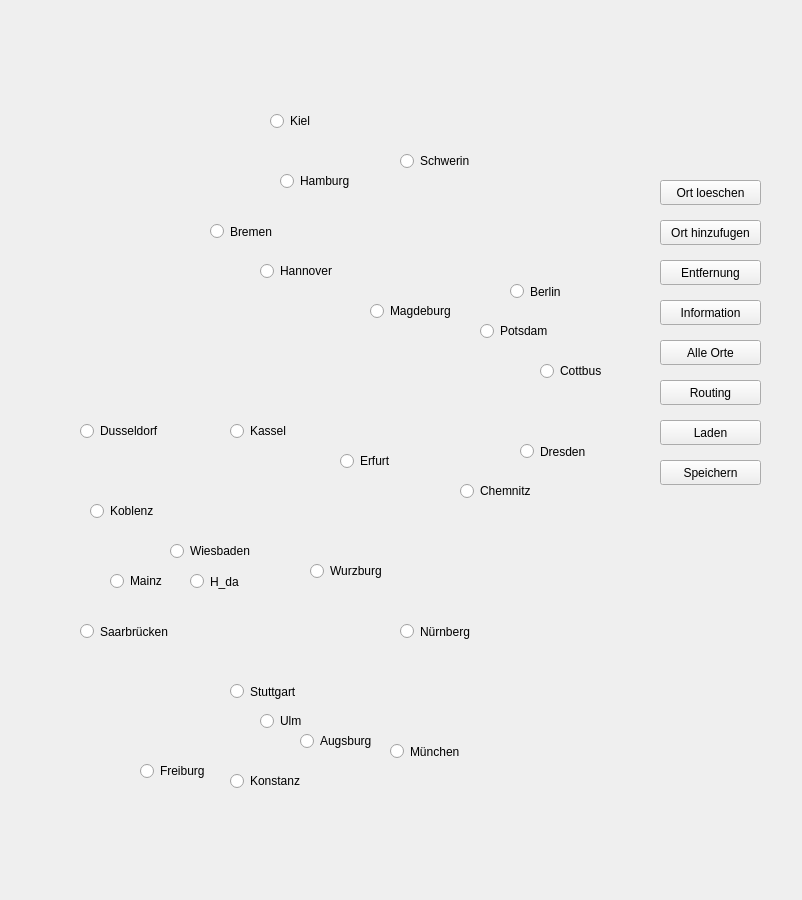
<?xml version="1.0" encoding="UTF-8"?>
<ui version="4.0">
 <class>Navigation</class>
 <widget class="QMainWindow" name="Navigation">
  <property name="geometry">
   <rect>
    <x>0</x>
    <y>0</y>
    <width>802</width>
    <height>900</height>
   </rect>
  </property>
  <property name="windowTitle">
   <string>Navigation</string>
  </property>
  <property name="autoFillBackground">
   <bool>true</bool>
  </property>
  <widget class="QWidget" name="centralwidget">
   <widget class="QLabel" name="label">
    <property name="geometry">
     <rect>
      <x>10</x>
      <y>10</y>
      <width>615</width>
      <height>830</height>
     </rect>
    </property>
    <property name="frameShape">
     <enum>QFrame::NoFrame</enum>
    </property>
    <property name="frameShadow">
     <enum>QFrame::Sunken</enum>
    </property>
    <property name="text">
     <string/>
    </property>
    <property name="pixmap">
     <pixmap resource="maps.qrc">:/background/866-8664209_leer-deutschland-karte.png</pixmap>
    </property>
    <property name="scaledContents">
     <bool>true</bool>
    </property>
   </widget>
   <widget class="QRadioButton" name="Bremen">
    <property name="geometry">
     <rect>
      <x>210</x>
      <y>220</y>
      <width>71</width>
      <height>23</height>
     </rect>
    </property>
    <property name="text">
     <string>Bremen</string>
    </property>
    <property name="autoExclusive">
     <bool>false</bool>
    </property>
   </widget>
   <widget class="QRadioButton" name="h_da">
    <property name="geometry">
     <rect>
      <x>190</x>
      <y>570</y>
      <width>91</width>
      <height>23</height>
     </rect>
    </property>
    <property name="text">
     <string>H_da</string>
    </property>
    <property name="autoExclusive">
     <bool>false</bool>
    </property>
   </widget>
   <widget class="QRadioButton" name="Berlin">
    <property name="geometry">
     <rect>
      <x>510</x>
      <y>280</y>
      <width>61</width>
      <height>23</height>
     </rect>
    </property>
    <property name="text">
     <string>Berlin</string>
    </property>
    <property name="autoExclusive">
     <bool>false</bool>
    </property>
   </widget>
   <widget class="QRadioButton" name="Munchen">
    <property name="geometry">
     <rect>
      <x>390</x>
      <y>740</y>
      <width>81</width>
      <height>23</height>
     </rect>
    </property>
    <property name="text">
     <string>München</string>
    </property>
    <property name="autoExclusive">
     <bool>false</bool>
    </property>
   </widget>
   <widget class="QRadioButton" name="Stuttgart">
    <property name="geometry">
     <rect>
      <x>230</x>
      <y>680</y>
      <width>81</width>
      <height>23</height>
     </rect>
    </property>
    <property name="text">
     <string>Stuttgart</string>
    </property>
    <property name="autoExclusive">
     <bool>false</bool>
    </property>
   </widget>
   <widget class="QRadioButton" name="Dresden">
    <property name="geometry">
     <rect>
      <x>520</x>
      <y>440</y>
      <width>71</width>
      <height>23</height>
     </rect>
    </property>
    <property name="text">
     <string>Dresden</string>
    </property>
    <property name="autoExclusive">
     <bool>false</bool>
    </property>
   </widget>
   <widget class="QRadioButton" name="Nurnberg">
    <property name="geometry">
     <rect>
      <x>400</x>
      <y>620</y>
      <width>91</width>
      <height>23</height>
     </rect>
    </property>
    <property name="text">
     <string>Nürnberg</string>
    </property>
    <property name="checkable">
     <bool>true</bool>
    </property>
    <property name="autoExclusive">
     <bool>false</bool>
    </property>
   </widget>
   <widget class="QRadioButton" name="Saarbrucken">
    <property name="geometry">
     <rect>
      <x>80</x>
      <y>620</y>
      <width>106</width>
      <height>23</height>
     </rect>
    </property>
    <property name="text">
     <string>Saarbrücken</string>
    </property>
    <property name="autoExclusive">
     <bool>false</bool>
    </property>
   </widget>
   <widget class="QPushButton" name="Entfernung">
    <property name="geometry">
     <rect>
      <x>660</x>
      <y>260</y>
      <width>101</width>
      <height>25</height>
     </rect>
    </property>
    <property name="text">
     <string>Entfernung</string>
    </property>
   </widget>
   <widget class="QPushButton" name="Information">
    <property name="geometry">
     <rect>
      <x>660</x>
      <y>300</y>
      <width>101</width>
      <height>25</height>
     </rect>
    </property>
    <property name="text">
     <string>Information</string>
    </property>
   </widget>
   <widget class="QPushButton" name="AlleOrte">
    <property name="geometry">
     <rect>
      <x>660</x>
      <y>340</y>
      <width>101</width>
      <height>25</height>
     </rect>
    </property>
    <property name="text">
     <string>Alle Orte</string>
    </property>
   </widget>
   <widget class="QRadioButton" name="Kiel">
    <property name="geometry">
     <rect>
      <x>270</x>
      <y>110</y>
      <width>97</width>
      <height>22</height>
     </rect>
    </property>
    <property name="text">
     <string>Kiel</string>
    </property>
    <property name="autoExclusive">
     <bool>false</bool>
    </property>
   </widget>
   <widget class="QRadioButton" name="Schwerin">
    <property name="geometry">
     <rect>
      <x>400</x>
      <y>150</y>
      <width>97</width>
      <height>22</height>
     </rect>
    </property>
    <property name="text">
     <string>Schwerin</string>
    </property>
    <property name="autoExclusive">
     <bool>false</bool>
    </property>
   </widget>
   <widget class="QRadioButton" name="Hamburg">
    <property name="geometry">
     <rect>
      <x>280</x>
      <y>170</y>
      <width>97</width>
      <height>22</height>
     </rect>
    </property>
    <property name="text">
     <string>Hamburg</string>
    </property>
    <property name="autoExclusive">
     <bool>false</bool>
    </property>
   </widget>
   <widget class="QRadioButton" name="Hannover">
    <property name="geometry">
     <rect>
      <x>260</x>
      <y>260</y>
      <width>97</width>
      <height>22</height>
     </rect>
    </property>
    <property name="text">
     <string>Hannover</string>
    </property>
    <property name="autoExclusive">
     <bool>false</bool>
    </property>
   </widget>
   <widget class="QRadioButton" name="Magdeburg">
    <property name="geometry">
     <rect>
      <x>370</x>
      <y>300</y>
      <width>97</width>
      <height>22</height>
     </rect>
    </property>
    <property name="text">
     <string>Magdeburg</string>
    </property>
    <property name="autoExclusive">
     <bool>false</bool>
    </property>
   </widget>
   <widget class="QRadioButton" name="Cottbus">
    <property name="geometry">
     <rect>
      <x>540</x>
      <y>360</y>
      <width>97</width>
      <height>22</height>
     </rect>
    </property>
    <property name="text">
     <string>Cottbus</string>
    </property>
    <property name="autoExclusive">
     <bool>false</bool>
    </property>
   </widget>
   <widget class="QRadioButton" name="Potsdam">
    <property name="geometry">
     <rect>
      <x>480</x>
      <y>320</y>
      <width>97</width>
      <height>22</height>
     </rect>
    </property>
    <property name="text">
     <string>Potsdam</string>
    </property>
    <property name="autoExclusive">
     <bool>false</bool>
    </property>
   </widget>
   <widget class="QRadioButton" name="Erfurt">
    <property name="geometry">
     <rect>
      <x>340</x>
      <y>450</y>
      <width>97</width>
      <height>22</height>
     </rect>
    </property>
    <property name="text">
     <string>Erfurt</string>
    </property>
    <property name="autoExclusive">
     <bool>false</bool>
    </property>
   </widget>
   <widget class="QRadioButton" name="Chemnitz">
    <property name="geometry">
     <rect>
      <x>460</x>
      <y>480</y>
      <width>97</width>
      <height>22</height>
     </rect>
    </property>
    <property name="text">
     <string>Chemnitz</string>
    </property>
    <property name="autoExclusive">
     <bool>false</bool>
    </property>
   </widget>
   <widget class="QRadioButton" name="Kassel">
    <property name="geometry">
     <rect>
      <x>230</x>
      <y>420</y>
      <width>97</width>
      <height>22</height>
     </rect>
    </property>
    <property name="text">
     <string>Kassel</string>
    </property>
    <property name="autoExclusive">
     <bool>false</bool>
    </property>
   </widget>
   <widget class="QRadioButton" name="Dusseldorf">
    <property name="geometry">
     <rect>
      <x>80</x>
      <y>420</y>
      <width>97</width>
      <height>22</height>
     </rect>
    </property>
    <property name="text">
     <string>Dusseldorf</string>
    </property>
    <property name="autoExclusive">
     <bool>false</bool>
    </property>
   </widget>
   <widget class="QRadioButton" name="Koblenz">
    <property name="geometry">
     <rect>
      <x>90</x>
      <y>500</y>
      <width>97</width>
      <height>22</height>
     </rect>
    </property>
    <property name="text">
     <string>Koblenz</string>
    </property>
    <property name="autoExclusive">
     <bool>false</bool>
    </property>
   </widget>
   <widget class="QRadioButton" name="Wiesbaden">
    <property name="geometry">
     <rect>
      <x>170</x>
      <y>540</y>
      <width>97</width>
      <height>22</height>
     </rect>
    </property>
    <property name="text">
     <string>Wiesbaden</string>
    </property>
    <property name="autoExclusive">
     <bool>false</bool>
    </property>
   </widget>
   <widget class="QRadioButton" name="Mainz">
    <property name="geometry">
     <rect>
      <x>110</x>
      <y>570</y>
      <width>97</width>
      <height>22</height>
     </rect>
    </property>
    <property name="text">
     <string>Mainz</string>
    </property>
    <property name="autoExclusive">
     <bool>false</bool>
    </property>
   </widget>
   <widget class="QRadioButton" name="Wurzburg">
    <property name="geometry">
     <rect>
      <x>310</x>
      <y>560</y>
      <width>97</width>
      <height>22</height>
     </rect>
    </property>
    <property name="text">
     <string>Wurzburg</string>
    </property>
    <property name="autoExclusive">
     <bool>false</bool>
    </property>
   </widget>
   <widget class="QRadioButton" name="Augsburg">
    <property name="geometry">
     <rect>
      <x>300</x>
      <y>730</y>
      <width>97</width>
      <height>22</height>
     </rect>
    </property>
    <property name="text">
     <string>Augsburg</string>
    </property>
    <property name="autoExclusive">
     <bool>false</bool>
    </property>
   </widget>
   <widget class="QRadioButton" name="Ulm">
    <property name="geometry">
     <rect>
      <x>260</x>
      <y>710</y>
      <width>97</width>
      <height>22</height>
     </rect>
    </property>
    <property name="text">
     <string>Ulm</string>
    </property>
    <property name="autoExclusive">
     <bool>false</bool>
    </property>
   </widget>
   <widget class="QRadioButton" name="Freiburg">
    <property name="geometry">
     <rect>
      <x>140</x>
      <y>760</y>
      <width>97</width>
      <height>22</height>
     </rect>
    </property>
    <property name="text">
     <string>Freiburg</string>
    </property>
    <property name="autoExclusive">
     <bool>false</bool>
    </property>
   </widget>
   <widget class="QRadioButton" name="Konstanz">
    <property name="geometry">
     <rect>
      <x>230</x>
      <y>770</y>
      <width>97</width>
      <height>22</height>
     </rect>
    </property>
    <property name="text">
     <string>Konstanz</string>
    </property>
    <property name="autoExclusive">
     <bool>false</bool>
    </property>
   </widget>
   <widget class="QPushButton" name="Loeschen">
    <property name="geometry">
     <rect>
      <x>660</x>
      <y>180</y>
      <width>101</width>
      <height>25</height>
     </rect>
    </property>
    <property name="text">
     <string>Ort loeschen</string>
    </property>
   </widget>
   <widget class="QPushButton" name="Hinzufugen">
    <property name="geometry">
     <rect>
      <x>660</x>
      <y>220</y>
      <width>101</width>
      <height>25</height>
     </rect>
    </property>
    <property name="text">
     <string>Ort hinzufugen</string>
    </property>
   </widget>
   <widget class="QPushButton" name="Routing">
    <property name="geometry">
     <rect>
      <x>660</x>
      <y>380</y>
      <width>101</width>
      <height>25</height>
     </rect>
    </property>
    <property name="text">
     <string>Routing</string>
    </property>
   </widget>
   <widget class="QPushButton" name="Laden">
    <property name="geometry">
     <rect>
      <x>660</x>
      <y>420</y>
      <width>101</width>
      <height>25</height>
     </rect>
    </property>
    <property name="text">
     <string>Laden</string>
    </property>
   </widget>
   <widget class="QPushButton" name="Speichern">
    <property name="geometry">
     <rect>
      <x>660</x>
      <y>460</y>
      <width>101</width>
      <height>25</height>
     </rect>
    </property>
    <property name="text">
     <string>Speichern</string>
    </property>
   </widget>
  </widget>
  <widget class="QMenuBar" name="menubar">
   <property name="geometry">
    <rect>
     <x>0</x>
     <y>0</y>
     <width>802</width>
     <height>25</height>
    </rect>
   </property>
  </widget>
 </widget>
 <resources>
  <include location="maps.qrc"/>
 </resources>
 <connections/>
</ui>
